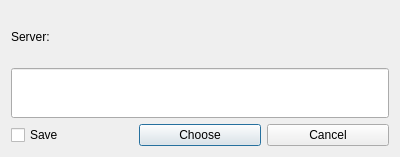
<?xml version="1.0" encoding="UTF-8"?>
<ui version="4.0">
 <class>GetStringSave</class>
 <widget class="QDialog" name="GetStringSave">
  <property name="geometry">
   <rect>
    <x>0</x>
    <y>0</y>
    <width>400</width>
    <height>157</height>
   </rect>
  </property>
  <property name="windowTitle">
   <string>IRC Server</string>
  </property>
  <property name="windowIcon">
   <iconset resource="../dchat.qrc">
    <normaloff>:/dchatlogo.png</normaloff>:/dchatlogo.png</iconset>
  </property>
  <layout class="QGridLayout" name="gridLayout">
   <item row="0" column="0">
    <widget class="QLabel" name="textLabel">
     <property name="text">
      <string>Server:</string>
     </property>
    </widget>
   </item>
   <item row="1" column="0">
    <widget class="QLineEdit" name="textLine">
     <property name="sizePolicy">
      <sizepolicy hsizetype="Expanding" vsizetype="Preferred">
       <horstretch>0</horstretch>
       <verstretch>0</verstretch>
      </sizepolicy>
     </property>
    </widget>
   </item>
   <item row="2" column="0">
    <layout class="QHBoxLayout" name="horizontalLayout">
     <item>
      <widget class="QCheckBox" name="saveBox">
       <property name="text">
        <string>Save</string>
       </property>
      </widget>
     </item>
     <item>
      <widget class="QPushButton" name="chooseButton">
       <property name="text">
        <string>Choose</string>
       </property>
      </widget>
     </item>
     <item>
      <widget class="QPushButton" name="cancelButton">
       <property name="text">
        <string>Cancel</string>
       </property>
      </widget>
     </item>
    </layout>
   </item>
  </layout>
 </widget>
 <resources>
  <include location="../dchat.qrc"/>
 </resources>
 <connections/>
</ui>
